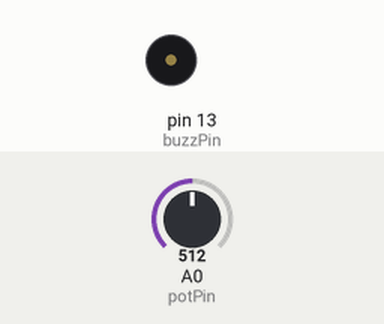
The sketch below on a simulated Arduino Uno, built with avr-gcc and run on an emulated ATmega328P. Parts: buzzer (waves = sounding, pin HIGH). The inputs (shaded band) are chosen by the test bench; at power-on: A0 (potPin) = 512. What the sketch prints to the serial monitor is not drawn.

Above: at 0.1 s.
At 1.1 s:
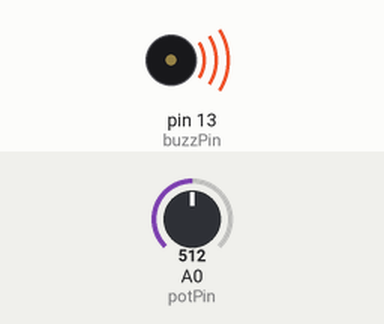
Timing chart, 0 to 2.6 s (numbered marks = the images above):
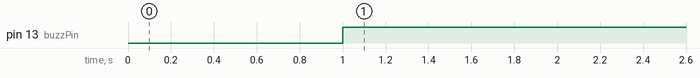

Measured:
- by itself, pin 13 (buzzPin): LOW → HIGH at 1.0 s

The sketch:

buzzer.ino
```cpp
int myNumb;
int potPin=A0;
int buzzPin = 13;
int readval;
int P2;
//String msg = "Enter your number: ";
int dt = 5000;

void setup() {
  // put your setup code here, to run once:
Serial.begin(9600);
pinMode(buzzPin, OUTPUT);
pinMode(potPin, INPUT);


}

void loop() {
  // put your main code here, to run repeatedly:

readval = analogRead(potPin);

P2 = (5./1023.) * readval;

Serial.println(readval); Serial.println (P2);


myNumb = Serial.parseInt();
while (readval < 1000){
    digitalWrite(buzzPin, HIGH);

    readval = analogRead(potPin);


    }
 digitalWrite(buzzPin, LOW);
}
```
